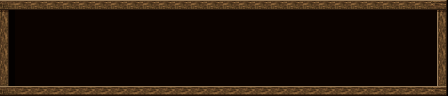

Below is a game level as drawn by its tile map, then a one-line description and the .tmx that defines it (tile-layer data replaced by summaries):
An orthogonal 28x6 tile map with 16x16 px tiles, 2 tile layers (behind, front).

<map version="1.0" orientation="orthogonal" width="28" height="6" tilewidth="16" tileheight="16">
 <tileset firstgid="1" name="Window_c_00" tilewidth="16" tileheight="16">
  <tileoffset x="-1" y="0" />
  <image source="Window_c_00.png" width="128" height="128" />
 </tileset>
 <layer name="behind" width="28" height="6" opacity="0.62">
  <data>[168 cells, 168 non-empty, 1 distinct tile ids]</data>
 </layer>
 <layer name="front" width="28" height="6">
  <data>[168 cells, 64 non-empty, 8 distinct tile ids]</data>
 </layer>
</map>
